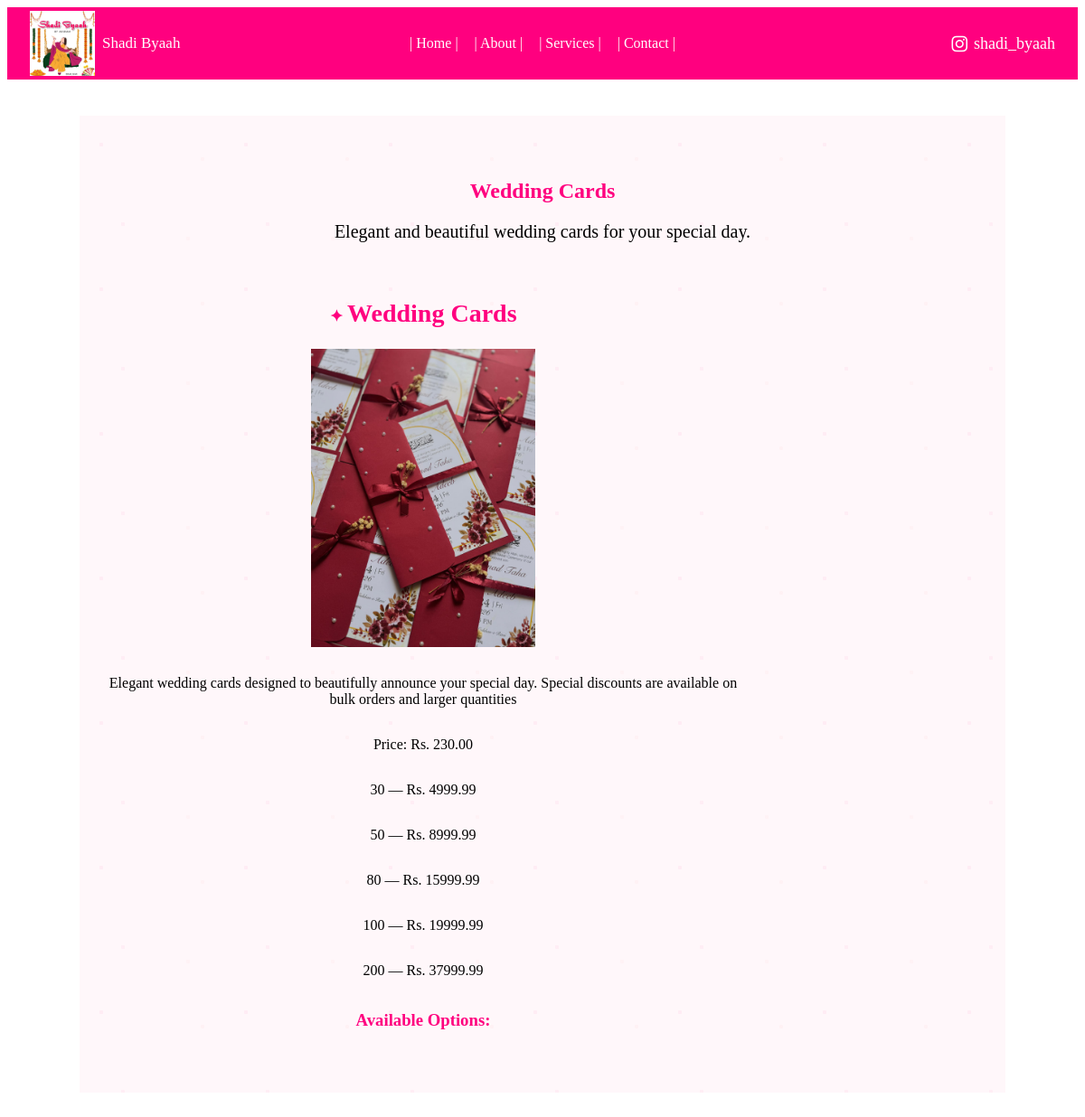
The app's page /wedding-cards/ with its own data.
### home/models.py (models this page shows, shortened)
class ProductImage(models.Model):
    product = models.ForeignKey(
        Product,
        on_delete=models.CASCADE,
        related_name='images'
    )
    image = models.CharField(max_length=255)

class Product(models.Model):
    CATEGORY_CHOICES = [
        ('mehndi_favors', 'Mehndi Favors'),
        ('wedding_favours', 'Wedding Favours'),
        ('nikah_essentials', 'Nikah Essentials'),
        ('bridal_shower', 'Bridal Shower'),
        ('baby_shower', 'Baby Shower'),
        ('wedding_cards', 'Wedding Cards'),
        ('floral_jewellery', 'Floral Jewellery'),
        ('engagement', 'Engagement'),
    ]
    CUSTOMIZATION_CHOICES = [
        ('full', 'Full Customization'),
        ('name_only', 'Name Only'),
        ('none', 'No Customization'),
    ]
    name = models.CharField(max_length=200)
    category = models.CharField(max_length=50, choices=CATEGORY_CHOICES)
    description = models.TextField()
    price = models.DecimalField(
        max_digits=10,
        decimal_places=2,
        null=True,
        blank=True
    )
    customization_type = models.CharField(
        max_length=20,
        choices=CUSTOMIZATION_CHOICES,
        default='none'
    )

class ProductOption(models.Model):
    product = models.ForeignKey(
        Product,
        on_delete=models.CASCADE,
        related_name='options'
    )
    option_name = models.CharField(max_length=100)
    price = models.DecimalField(
        max_digits=10,
        decimal_places=2
    )

### home/views.py (the view)
# urls.py: path('wedding-cards/', views.wedding_cards, name='wedding_cards'),
def wedding_cards(request):
    products = Product.objects.filter(category='wedding_cards')
    return render(request, 'wedding_cards.html', {'products': products})

### templates/wedding_cards.html (shortened to what this page needs)
{% load static %}
<!DOCTYPE html>
<html lang="en">
<head>
    <link rel="stylesheet" href="{% static 'css/style.css' %}">
    <link rel="stylesheet" href="https://cdnjs.cloudflare.com/ajax/libs/font-awesome/6.5.2/css/all.min.css">
</head>
<body>
<header>
    <div class="header-left">
        <img src="{% static 'images/logo.jpeg' %}" alt="Shadi Byaah Logo">
        <span>Shadi Byaah</span>
    </div>
    <nav>
        <a href="{% url 'home' %}">| Home |</a>
        <a href="#">| About |</a>
        <a href="#">| Services |</a>
        <a href="#">| Contact |</a>
    </nav>
    <div class="header-right">
        <i class="fa-brands fa-instagram"></i>
        <span>shadi_byaah</span>
    </div>
</header>
<main>
    <section class="products">
        <h1>Wedding Cards</h1>
        <p>Elegant and beautiful wedding cards for your special day.</p>
        <a class="product-container">
            {% for product in products %}
               <a href="{% url 'product_detail' product.id %}" class="product-card">
                    <div class="product-slider">
                        {% for image in product.images.all %}
                            <img src="{% static 'images/' %}{{ image.image }}" alt="{{ product.name }}">
                        {% endfor %}
                    </div>
                    <h2>{{ product.name }}</h2>
                    <p>{{ product.description }}</p>
                    {% if product.price %}
                        <p>Price: Rs. {{ product.price }}</p>
                    {% endif %}
                    {% if product.options.all %}
                        <h3>Available Options:</h3>
                        {% for option in product.options.all %}
                            <p>
                                {{ option.option_name }} — Rs. {{ option.price }}
                            </p>
                        {% endfor %}
                    {% endif %}
                </a>
            {% endfor %}
    </section>
</main>
</body>
</html>

### static/css/style.css (style rules this page uses)
header { background-color: #FF007F; position: relative; height: 80px; display: flex; align-items: center; justify-content: center; }
.header-left { position: absolute; left: 25px; top: 50%; transform: translateY(-50%); display: flex; align-items: center; gap: 8px; }
.header-left img { width: 72px; height: 72px; object-fit: contain; }
.header-left span { font-family: "DM Serif Display", serif; font-size: 17px; color: white; }
header nav { display: flex; gap: 18px; align-items: center; }
header nav a { color: white; text-decoration: none; font-family: "Playfair Display", serif; font-size: 16px; }
.header-right { position: absolute; right: 25px; top: 50%; transform: translateY(-50%); display: flex; align-items: center; gap: 7px; color: white; font-family: "Playfair Display", serif; font-size: 18px; }
.header-right i { font-size: 20px; color: white; }
main { min-height: calc(100vh - 140px); display: flex; align-items: center; justify-content: space-between; padding: 40px 80px; box-sizing: border-box; }
.products { background-color: #fff7fa; background-image: radial-gradient( circle at 15% 20%, rgba(255, 105, 180, 0.08) 0 2px, transparent 2.5px ), radial-gradient( circle at 85% 30%, rgba(255, 182, 193, 0.09) 0 2px, transparent 2.5px ), radial-gradient( circle at 30% 75%, rgba(255, 105, 180, 0.07) 0 2px, transparent 2.5px ), radial-gradient( circle at 75% 85%, rgba(255, 182, 193, 0.08) 0 2px, transparent 2.5px ); background-size: 160px 160px; background-repeat: repeat; min-height: 100vh; padding: 50px 30px; width: 100%; box-sizing: border-box; }
.products h1 { color: #FF007F; font-family: "DM Serif Display", serif; text-align: center; }
.product-card { text-decoration: none; color: inherit; }
.product-card h2 { color: #FF007F; font-family: "DM Serif Display", serif; font-size: 28px; }
.product-card h2::before { content: "✦ "; font-size: 18px; }
.product-card p { font-family: "Playfair Display", serif; }
.product-card h3 { color: #FF007F; font-family: "DM Serif Display", serif; }
.product-slider { display: flex; overflow-x: auto; scroll-snap-type: x mandatory; width: 100%; max-width: 318px; margin: 0 auto 15px; scroll-behavior: smooth; }
.product-slider img { flex: 0 0 100%; width: 100%; height: 330px; object-fit: contain; border-radius: 10px; scroll-snap-align: start; }
.category-card, .product-container { display: flex !important; flex-direction: column !important; align-items: center !important; gap: 50px !important; max-width: 1100%; margin: 40px auto 0; }
.product-card { display: flex !important; flex-direction: column !important; align-items: center !important; width: 100%; max-width: 700px; text-align: center !important; }
.product-card .product-slider { margin: 0 auto 15px; }
.product-card h2, .product-card p, .product-card h3 { text-align: center; width: 100%; }
.products > p { text-align: center; font-size: 20px; font-family: 'Playfair Display', serif; margin-bottom: 30px; }
.product-card { display: flex; flex-direction: column; }
.product-card h2 { order: 1; }
.product-slider { order: 2; }
.product-card p { order: 3; }
.product-card h3 { order: 4; }

### records on screen
Product: name "Wedding Cards", description "Elegant wedding cards designed to beautifully announce your special day. Special discounts are available on bulk orders and larger quantities", price "230.00"
ProductImage: image (picture)
ProductOption: option_name "30", price "4999.99"
ProductOption: option_name "50", price "8999.99"
ProductOption: option_name "80", price "15999.99"
ProductOption: option_name "100", price "19999.99"
ProductOption: option_name "200", price "37999.99"
